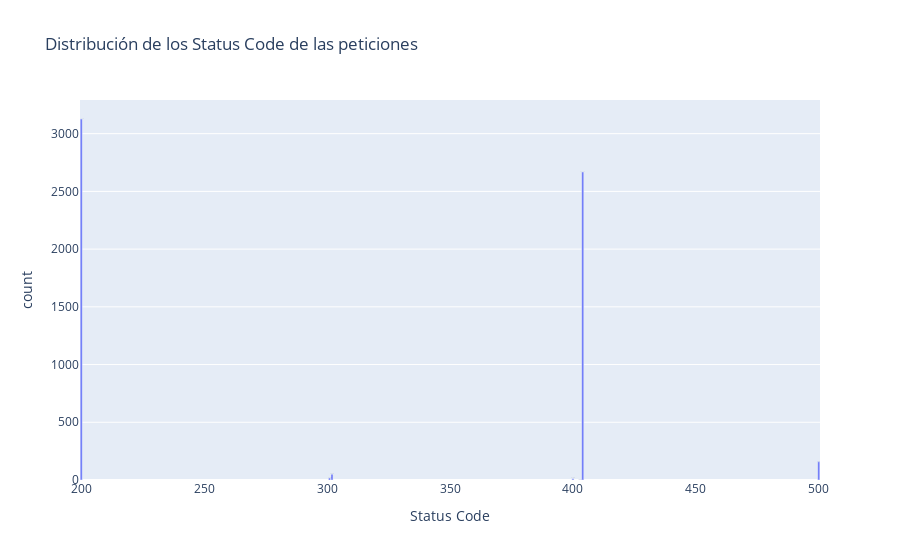

The cell this chart's notebook holds for it:
### Code cell
total_peticiones = peticiones_status['count'].sum()

# Calcular el porcentaje de cada barra con dos decimales
peticiones_status['porcentaje'] = (peticiones_status['count'] / total_peticiones * 100).round(2)

# Crear el gráfico de barras
fig = px.bar(peticiones_status, x='Status Code', y='count', title='Distribución de los Status Code de las peticiones',
             text=peticiones_status['porcentaje'].astype(str) + '%')  # Mostrar el porcentaje de cada barra con dos decimales como texto

# Mostrar el gráfico
fig.show()

### Figure 1 — Plotly figure (JSON) as saved in the notebook; plotly's stock layout.template omitted (floating-point values rounded to 4 significant figures)
{"data": [{"alignmentgroup": "True", "hovertemplate": "Status Code=%{x}<br>count=%{y}<br>text=%{text}<extra></extra>", "legendgroup": "", "marker": {"color": "#636efa", "pattern": {"shape": ""}}, "name": "", "offsetgroup": "", "orientation": "v", "showlegend": false, "text": ["51.84%", "44.23%", "2.62%", "0.83%", "0.28%", "0.18%", "0.02%"], "textposition": "auto", "type": "bar", "x": [200, 404, 500, 302, 301, 400, 403], "xaxis": "x", "y": [3127, 2668, 158, 50, 17, 11, 1], "yaxis": "y"}], "layout": {"barmode": "relative", "legend": {"tracegroupgap": 0}, "title": {"text": "Distribución de los Status Code de las peticiones"}, "xaxis": {"anchor": "y", "domain": [0, 1], "title": {"text": "Status Code"}}, "yaxis": {"anchor": "x", "domain": [0, 1], "title": {"text": "count"}}}}
